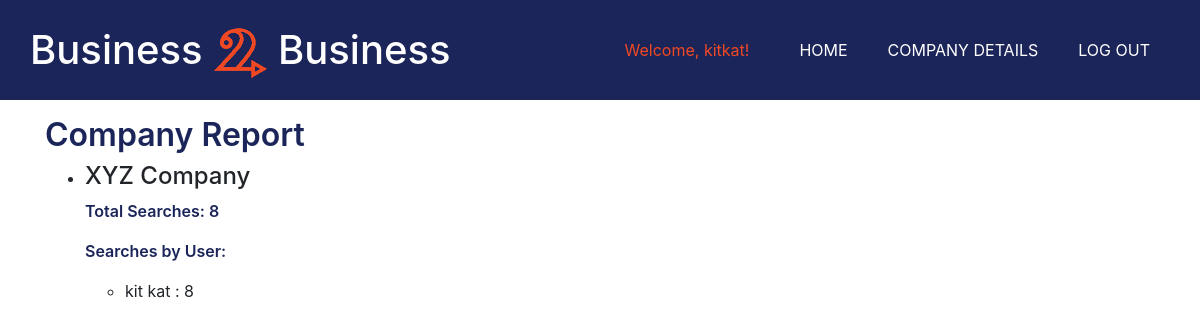
The page /B2B/company_detail/ (signed in) on the database as committed earlier.
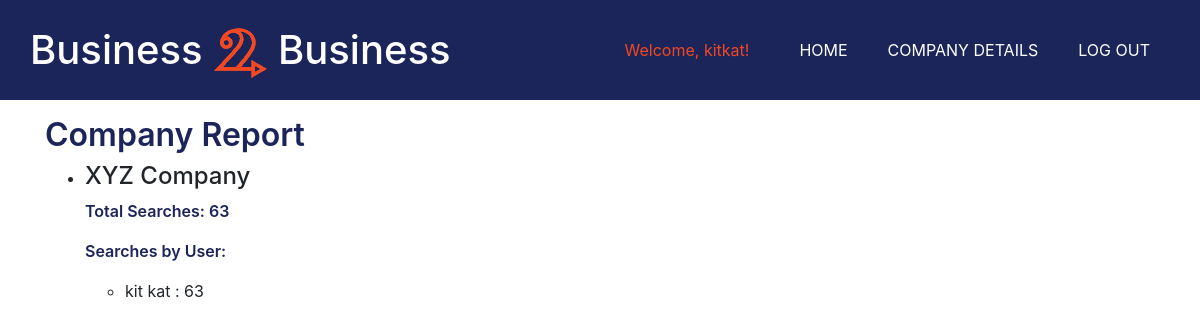
The same page on the database as committed later.
### B2B/models.py (models this page shows, shortened)
class Company(models.Model):
    company_name = models.CharField(max_length=100)
    primary_contact = models.ForeignKey('Person', related_name='+', blank=True, null=True, on_delete=models.SET_NULL)
    wants_tb = models.BooleanField(verbose_name='can search Test Bookstore (for TESTING purposes ONLY)') #NO REAL COMPANY WILL WANT THIS
    wants_kb = models.BooleanField(verbose_name='can search Kobo')
    wants_gb = models.BooleanField(verbose_name='can search Google Books')
    wants_lc = models.BooleanField(verbose_name='can search Livraria Cultura')
    wants_sd = models.BooleanField(verbose_name='can search Scribd')
    wants_ab = models.BooleanField(verbose_name='can search Audiobooks.com')
    def get_total_searches(self):
        total = 0
        for p in self.person_set.all():
            total = total + p.search_count
        return total
    def __str__(self):
        return self.company_name
    class Meta:
        verbose_name_plural = "Companies"

class Person(models.Model):
    user = models.OneToOneField(User, on_delete=models.PROTECT, verbose_name='User Account') #disallow deletion of users; for auditing purposes it's safer to just go into the admin & uncheck "Active" for the user
    company =  models.ForeignKey('Company', on_delete=models.PROTECT) #disallow deletion of companies; for auditing purposes it's safer to just deactivate all users at the company
    phone = models.CharField(max_length=20, blank=True) #20 chars allows international numbers which can be long, nullable because not everyone has a phone number we care about
    search_count = models.IntegerField(default=0)

### B2B/views.py (the view)
# urls.py: path('company_detail/', views.CompanyDetail.as_view(), name='company_detail'), #shows the reporting data for the company according to who is viewing the page
class CompanyDetail(LoginRequiredMixin, generic.ListView):
    model = Company
    template_name = 'company_detail.html'
    paginate_by = 3
    def get_queryset(self):
        u = self.request.user
        if u.is_staff:
            return Company.objects.order_by('company_name')
        elif u.person is not None:
            return Company.objects.filter(company_name=u.person.company).order_by('company_name')
        else: return None

### B2B/templates/company_detail.html
{% extends "base_generic.html" %}
{% block content %}
    <h2>Company Report</h2>
    {% if company_list %}
    <ul>
        {% for c in company_list %}
        <li>
            <h4>{{c.company_name}}</h4>
            <p>Total Searches: {{ c.get_total_searches }}</p>
            {% if c.person_set.all %}
            <p>Searches by User:</p>
            <ul>
                {% for p in c.person_set.all %}
                <li>
                    {{p.user.first_name}} {{p.user.last_name}} : {{p.search_count}}
                </li>
                {% endfor %}
            </ul>
            {% endif %}
        </li>
        {% endfor %}
    </ul>
    {% else %}
    <p>There is no data to display.</p>
    {% endif %}
{% endblock %}

### B2B/templates/base_generic.html (shortened to what this page needs)
<!DOCTYPE html>
<html lang="en">
<head>
    <link rel="stylesheet" href="https://stackpath.bootstrapcdn.com/bootstrap/4.1.3/css/bootstrap.min.css">
    {% load static %}
    <link rel="stylesheet" href="{% static 'css/style.css' %}">
</head>
<body>
    <div class = "header">
        <a href = "{% url 'home' %}" class = "homelink">
            <h1 class = headertext>Business <img src= "{% static 'two.png' %}" alt="logo" /> Business</h1>
        </a>
        <ul class = menu>
            {% if user.is_authenticated %}
            <li class = "menubutton"><a href = "{% url 'logout' %}" class = "homelink">LOG OUT</a></li>
            <li class = "menubutton"><a href = "{% url 'company_detail' %}" class = "homelink">COMPANY DETAILS</a></li>
            <li class = "menubutton"><a href = "{% url 'home' %}" class = "homelink">HOME</a></li>
            <li class = "welcomeadmin">Welcome, {{ user.get_username }}!</li>
            {% endif %}
        </ul>
    </div>
    <div class="col-sm-10 ">{% block content %}{% endblock %}</div>
</body>
</html>

### B2B/static/css/style.css (style rules this page uses)
p { color:#1c2559; font-weight: 600; }
h2 { color:#1c2559; font-weight: 600; }
.homelink:link { color: white; text-decoration: none; }
.header { background-color: #1c2559; color:#ffffff; padding-left: 30px; padding-right: 30px; margin-bottom:10px; text-align: left; height: 100px; display: inline-block; width: 100%; }
.menu { list-style-type: none; }
.headertext { float:left; text-align: middle; height:100%; vertical-align: middle; line-height: 100px; }
.menubutton { color: white; border: none; height: 60px; margin-top:20px; margin-bottom: 20px; float: right; margin-left: 20px; margin-right: 20px; line-height: 60px; }
.welcomeadmin { color: #f04822; border: none; height: 60px; margin-top:20px; margin-bottom: 20px; float: right; margin-left: 20px; margin-right: 20px; line-height: 60px; padding-left: 10px; padding-right: 10px; }
.col-sm-10 { margin-left: 30px; margin-right: 30px; }

Rows that differ between the two databases and show on the page:
changed Company "XYZ Company": get_total_searches "8" → "63"
changed Person "kit": search_count "8" → "63"
